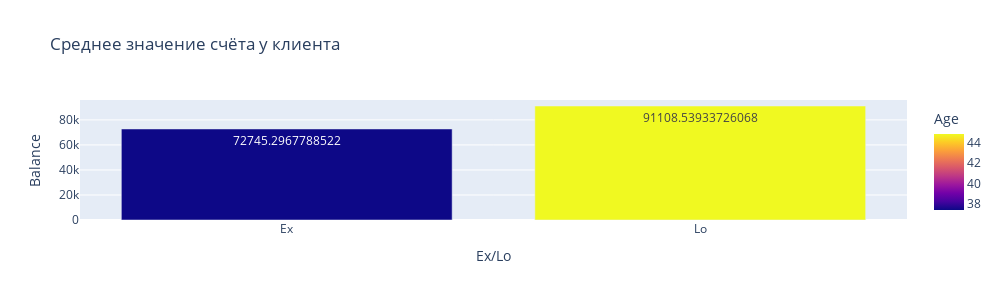

Source (notebook cell):
### Markdown cell above
Задание 9.3

### Code cell
d_f = churn_data.groupby(by=['Ex/Lo'], as_index=False).mean() # Смотрим среднее значение счёта у клиентов в разрезе оттока
fig = px.bar(
    data_frame=d_f,
    x="Ex/Lo", 
    y="Balance", 
    color='Age', 
    text = 'Balance', 
    orientation='v', 
    height=300,
    width=1000, 
    title='Среднее значение счёта у клиента'
)
fig.show()

### Figure 1 — Plotly figure (JSON) as saved in the notebook; plotly's stock layout.template omitted (floating-point values rounded to 4 significant figures)
{"data": [{"alignmentgroup": "True", "hovertemplate": "Ex/Lo=%{x}<br>Balance=%{text}<br>Age=%{marker.color}<extra></extra>", "legendgroup": "", "marker": {"color": [37.41, 44.84], "coloraxis": "coloraxis", "pattern": {"shape": ""}}, "name": "", "offsetgroup": "", "orientation": "v", "showlegend": false, "text": [72750.0, 91110.0], "textposition": "auto", "type": "bar", "x": ["Ex", "Lo"], "xaxis": "x", "y": [72750.0, 91110.0], "yaxis": "y"}], "layout": {"barmode": "relative", "coloraxis": {"colorbar": {"title": {"text": "Age"}}, "colorscale": [[0, "#0d0887"], [0.1111, "#46039f"], [0.2222, "#7201a8"], [0.3333, "#9c179e"], [0.4444, "#bd3786"], [0.5556, "#d8576b"], [0.6667, "#ed7953"], [0.7778, "#fb9f3a"], [0.8889, "#fdca26"], [1, "#f0f921"]]}, "height": 300, "legend": {"tracegroupgap": 0}, "title": {"text": "Среднее значение счёта у клиента"}, "width": 1000, "xaxis": {"anchor": "y", "domain": [0, 1], "title": {"text": "Ex/Lo"}}, "yaxis": {"anchor": "x", "domain": [0, 1], "title": {"text": "Balance"}}}}
